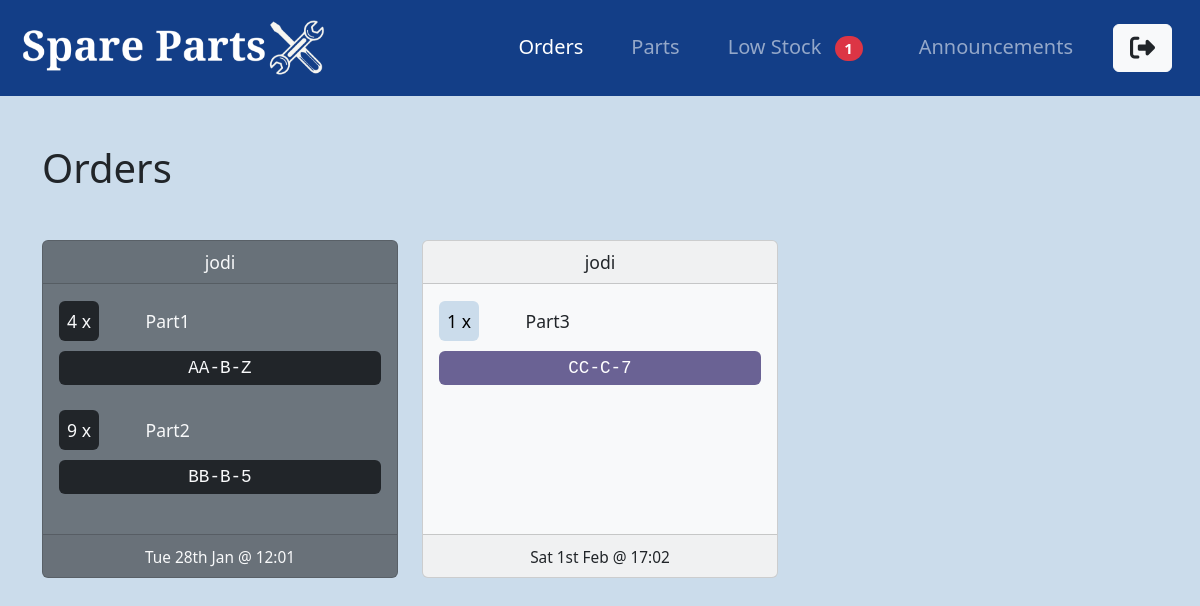
Screenshot of /orders/ (signed in) with the database file from the repository.
### orders/models.py (models this page shows)
class Order(models.Model):
    STATUS_CHOICES = [
        ('in_progress', 'In Progress'),
        ('ready', 'Ready for Collection'),
        ('collected', 'Collected'),
    ]
    user = models.ForeignKey(User, on_delete=models.CASCADE, related_name='order')
    created_at = models.DateTimeField(auto_now_add=True)
    collection_datetime = models.DateTimeField()
    status = models.CharField(max_length=50, choices=STATUS_CHOICES, default='in_progress')

class OrderItem(models.Model):
    order = models.ForeignKey(Order, on_delete=models.CASCADE, related_name='items')
    part = models.ForeignKey(Part, on_delete=models.CASCADE)
    quantity = models.PositiveIntegerField(default=1)

### parts/models.py (models this page shows, shortened)
class Part(models.Model):
    code = models.CharField(max_length=50, unique=True)
    name = models.CharField(max_length=100)
    num_in_stock = models.PositiveIntegerField(default=0)
    low_stock_warning = models.PositiveIntegerField(default=0)
    location = models.CharField(max_length=10, help_text="Format: AB-A-5")

### orders/views.py (the view, shortened to what this page needs)
# urls.py: path('', OrderListView.as_view(), name='order-home'),
class OrderListView(LoginRequiredMixin, UserPassesTestMixin, ListView):
    model = Order
    context_object_name = 'orders'
    def get_queryset(self):
        return Order.objects.exclude(status='collected')
    def test_func(self):
        return self.request.user.profile.user_group == 'store_manager'

### parts/context_processors.py (called while the page is built)
def low_stock_count(request):
    count = Part.objects.filter(num_in_stock__lte=F('low_stock_warning')).count()
    return {'low_stock_count': count}

### orders/templates/orders/order_list.html (shortened to what this page needs)
{% extends "parts/base.html" %}
{% block content %}
    <h1 class="my-5">Orders</h1>
    <div class="row row-cols-1 row-cols-md-2 row-cols-lg-3 g-4 mb-5 myOrders">
        {% if orders %}
            {% for order in orders %}
            <div class="col">
                <div class="card card-hover h-100 {% if order.status == 'in_progress' %}text-dark bg-light pending-card {% elif order.status == 'ready' %}text-light bg-secondary{% endif %}">
                    <div class="card-header text-center">
                        {{ order.user }}
                    </div>
                    <div class="card-body">
                        {% if order.items.all %}
                            {% for item in order.items.all %}
                                <div class="py-2">
                                    <div class="row">
                                        <div class="col-2 col-md-3">
                                            <span class="p-2 {% if order.status == 'in_progress' %}pending-quantity{% elif order.status == 'ready' %}bg-dark{% endif %} rounded p-1">{{ item.quantity }} x</span>
                                        </div>
                                        <div class="col-10 col-md-9">
                                            <span>{{ item.part.name }}</span>
                                        </div>
                                    </div>
                                    <div class="row text-center py-2 my-2">
                                        <div class="col-12">
                                            <span class="{% if order.status == 'in_progress' %}pending-location{% elif order.status == 'ready' %}bg-dark{% endif %} rounded p-1 d-block font-monospace">{{ item.part.location }}</span>
                                        </div>
                                    </div>
                                </div>
                            {% endfor %}
                        {% else %}
                            <p>No items in this order.</p>
                        {% endif %}
                    </div>
                    <div class="card-footer text-center">
                        <small> {{ order.collection_datetime|date:"D jS M @ H:m" }}</small>
                    </div>
                </div>
            </div>
            {% endfor %}
        {% else %}
            <p>No orders found..</p>
        {% endif %}
    </div>
{% endblock content %}

### static/css/style.css (style rules this page uses)
.card { font-size: 1em; }
.pending-location { background-color: #6A6294; color: #ffffff; }
.pending-quantity { background-color: #CBDCEB; color: #000000; }
.card-hover { position: relative; overflow: hidden; }
body { font-size: 1em; background-color: #CBDCEB; }
.input, .myOrders, .parts, .basket { font-size: 0.8em; }
@media (min-width: 600px) { .input, .myOrders, .parts, .basket { font-size: 1em; } }
@media (min-width: 600px) { .card { font-size: 1.1em; } }

### rows the page displays
Order: user "jodi", collection_datetime "Tue 28th Jan @ 12:01"
OrderItem: quantity "4", part.name "Part1", part.location "AA-B-Z"
OrderItem: quantity "9", part.name "Part2", part.location "BB-B-5"
Order: user "jodi", collection_datetime "Sat 1st Feb @ 17:02"
OrderItem: quantity "1", part.name "Part3", part.location "CC-C-7"

### other values shown
{{ low_stock_count }} "1"
